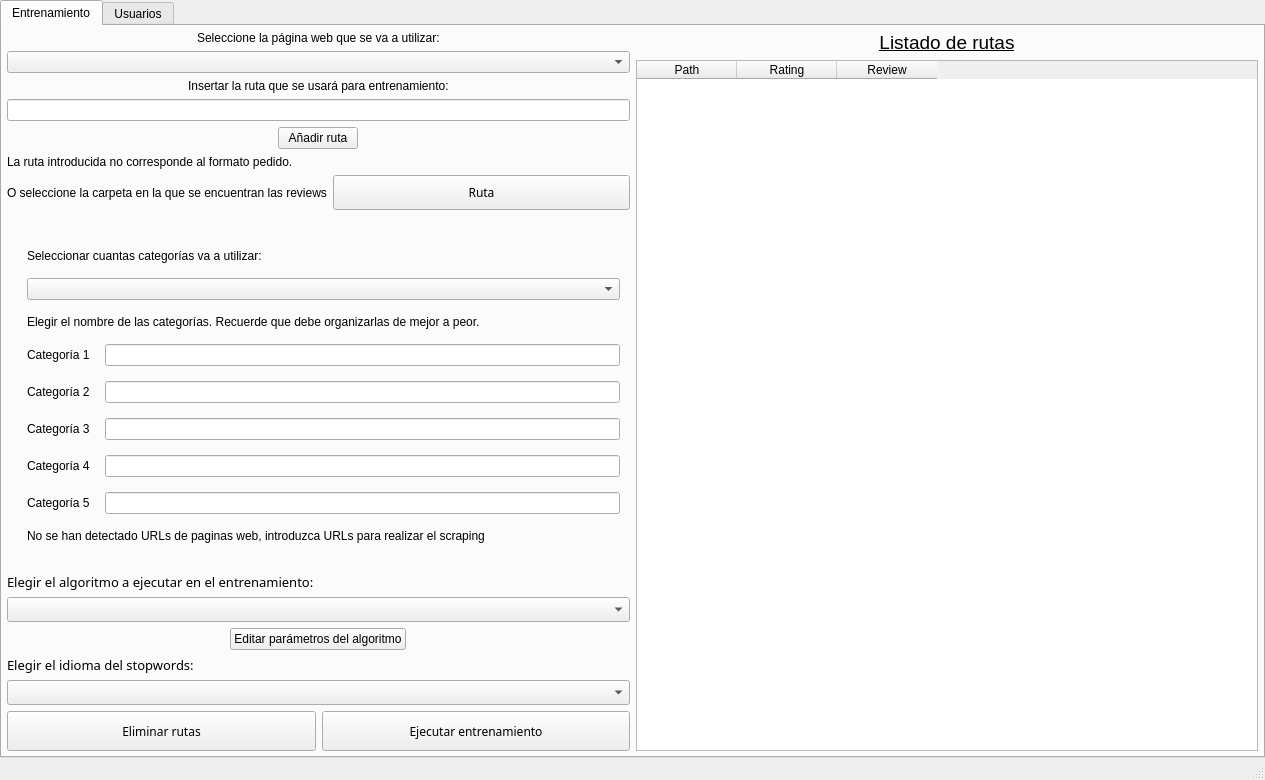
<?xml version="1.0" encoding="UTF-8"?>
<ui version="4.0">
 <class>MainWindow</class>
 <widget class="QMainWindow" name="MainWindow">
  <property name="geometry">
   <rect>
    <x>0</x>
    <y>0</y>
    <width>1265</width>
    <height>780</height>
   </rect>
  </property>
  <property name="windowTitle">
   <string>MainWindow</string>
  </property>
  <widget class="QWidget" name="centralwidget">
   <layout class="QGridLayout" name="gridLayout">
    <property name="leftMargin">
     <number>0</number>
    </property>
    <property name="topMargin">
     <number>0</number>
    </property>
    <property name="rightMargin">
     <number>0</number>
    </property>
    <property name="bottomMargin">
     <number>0</number>
    </property>
    <item row="0" column="0">
     <layout class="QVBoxLayout" name="verticalLayout">
      <item>
       <widget class="QTabWidget" name="tabWidget">
        <property name="currentIndex">
         <number>0</number>
        </property>
        <widget class="QWidget" name="entrenamiento">
         <attribute name="title">
          <string>Entrenamiento</string>
         </attribute>
         <layout class="QGridLayout" name="gridLayout_2">
          <property name="leftMargin">
           <number>5</number>
          </property>
          <property name="topMargin">
           <number>5</number>
          </property>
          <property name="rightMargin">
           <number>5</number>
          </property>
          <property name="bottomMargin">
           <number>5</number>
          </property>
          <item row="0" column="0">
           <layout class="QHBoxLayout" name="horizontalLayout">
            <item>
             <layout class="QVBoxLayout" name="verticalLayout_2">
              <item>
               <layout class="QVBoxLayout" name="verticalLayout_4">
                <item alignment="Qt::AlignHCenter">
                 <widget class="QLabel" name="label_15">
                  <property name="text">
                   <string>Seleccione la página web que se va a utilizar:</string>
                  </property>
                 </widget>
                </item>
                <item>
                 <widget class="QComboBox" name="comboBox_websites"/>
                </item>
                <item alignment="Qt::AlignHCenter">
                 <widget class="QLabel" name="label">
                  <property name="text">
                   <string>Insertar la ruta que se usará para entrenamiento:</string>
                  </property>
                 </widget>
                </item>
                <item>
                 <widget class="QLineEdit" name="lineEdit_URL"/>
                </item>
                <item alignment="Qt::AlignHCenter">
                 <widget class="QPushButton" name="pushButton_addUrl">
                  <property name="text">
                   <string>Añadir ruta</string>
                  </property>
                 </widget>
                </item>
                <item>
                 <widget class="QLabel" name="label_formatError">
                  <property name="text">
                   <string>La ruta introducida no corresponde al formato pedido.</string>
                  </property>
                 </widget>
                </item>
                <item>
                 <layout class="QHBoxLayout" name="horizontalLayout_2">
                  <item>
                   <widget class="QLabel" name="label_28">
                    <property name="text">
                     <string>O seleccione la carpeta en la que se encuentran las reviews</string>
                    </property>
                   </widget>
                  </item>
                  <item alignment="Qt::AlignVCenter">
                   <widget class="QPushButton" name="boton_ruta">
                    <property name="sizePolicy">
                     <sizepolicy hsizetype="Preferred" vsizetype="Fixed">
                      <horstretch>0</horstretch>
                      <verstretch>0</verstretch>
                     </sizepolicy>
                    </property>
                    <property name="minimumSize">
                     <size>
                      <width>0</width>
                      <height>35</height>
                     </size>
                    </property>
                    <property name="font">
                     <font>
                      <family>Questrial</family>
                      <pointsize>9</pointsize>
                     </font>
                    </property>
                    <property name="text">
                     <string>Ruta</string>
                    </property>
                    <property name="icon">
                     <iconset>
                      <normaloff>../../../../../../ProyectoComputacion-1/Imagenes/folder.png</normaloff>../../../../../../ProyectoComputacion-1/Imagenes/folder.png</iconset>
                    </property>
                   </widget>
                  </item>
                 </layout>
                </item>
               </layout>
              </item>
              <item>
               <spacer name="verticalSpacer_2">
                <property name="orientation">
                 <enum>Qt::Vertical</enum>
                </property>
                <property name="sizeHint" stdset="0">
                 <size>
                  <width>20</width>
                  <height>40</height>
                 </size>
                </property>
               </spacer>
              </item>
              <item>
               <layout class="QVBoxLayout" name="verticalLayout_7">
                <property name="spacing">
                 <number>15</number>
                </property>
                <property name="leftMargin">
                 <number>20</number>
                </property>
                <property name="topMargin">
                 <number>10</number>
                </property>
                <property name="rightMargin">
                 <number>10</number>
                </property>
                <item>
                 <widget class="QLabel" name="label_3">
                  <property name="text">
                   <string>Seleccionar cuantas categorías va a utilizar:</string>
                  </property>
                 </widget>
                </item>
                <item>
                 <widget class="QComboBox" name="comboBox_categorias"/>
                </item>
                <item>
                 <widget class="QLabel" name="label_4">
                  <property name="text">
                   <string>Elegir el nombre de las categorías. Recuerde que debe organizarlas de mejor a peor.</string>
                  </property>
                 </widget>
                </item>
                <item>
                 <layout class="QHBoxLayout" name="horizontalLayout_18">
                  <item alignment="Qt::AlignLeft">
                   <widget class="QLabel" name="label_6">
                    <property name="text">
                     <string>Categoría 1</string>
                    </property>
                   </widget>
                  </item>
                  <item>
                   <widget class="QLineEdit" name="lineEdit_cat1"/>
                  </item>
                 </layout>
                </item>
                <item>
                 <layout class="QHBoxLayout" name="horizontalLayout_19">
                  <item>
                   <widget class="QLabel" name="label_11">
                    <property name="text">
                     <string>Categoría 2</string>
                    </property>
                   </widget>
                  </item>
                  <item>
                   <widget class="QLineEdit" name="lineEdit_cat2"/>
                  </item>
                 </layout>
                </item>
                <item>
                 <layout class="QHBoxLayout" name="horizontalLayout_20">
                  <item>
                   <widget class="QLabel" name="label_12">
                    <property name="text">
                     <string>Categoría 3</string>
                    </property>
                   </widget>
                  </item>
                  <item>
                   <widget class="QLineEdit" name="lineEdit_cat3"/>
                  </item>
                 </layout>
                </item>
                <item>
                 <layout class="QHBoxLayout" name="horizontalLayout_21">
                  <item>
                   <widget class="QLabel" name="label_13">
                    <property name="text">
                     <string>Categoría 4</string>
                    </property>
                   </widget>
                  </item>
                  <item>
                   <widget class="QLineEdit" name="lineEdit_cat4"/>
                  </item>
                 </layout>
                </item>
                <item>
                 <layout class="QHBoxLayout" name="horizontalLayout_22">
                  <item>
                   <widget class="QLabel" name="label_14">
                    <property name="text">
                     <string>Categoría 5</string>
                    </property>
                   </widget>
                  </item>
                  <item>
                   <widget class="QLineEdit" name="lineEdit_cat5"/>
                  </item>
                 </layout>
                </item>
                <item>
                 <widget class="QLabel" name="labelError1">
                  <property name="text">
                   <string>No se han detectado URLs de paginas web, introduzca URLs para realizar el scraping</string>
                  </property>
                 </widget>
                </item>
               </layout>
              </item>
              <item>
               <spacer name="verticalSpacer_3">
                <property name="orientation">
                 <enum>Qt::Vertical</enum>
                </property>
                <property name="sizeHint" stdset="0">
                 <size>
                  <width>20</width>
                  <height>40</height>
                 </size>
                </property>
               </spacer>
              </item>
              <item>
               <layout class="QVBoxLayout" name="verticalLayout_16">
                <item>
                 <widget class="QLabel" name="label_37">
                  <property name="sizePolicy">
                   <sizepolicy hsizetype="Preferred" vsizetype="Fixed">
                    <horstretch>0</horstretch>
                    <verstretch>0</verstretch>
                   </sizepolicy>
                  </property>
                  <property name="font">
                   <font>
                    <family>Questrial</family>
                    <pointsize>10</pointsize>
                   </font>
                  </property>
                  <property name="text">
                   <string>Elegir el algoritmo a ejecutar en el entrenamiento:</string>
                  </property>
                 </widget>
                </item>
                <item>
                 <widget class="QComboBox" name="comboBox_algoritmos">
                  <property name="font">
                   <font>
                    <family>Questrial</family>
                    <pointsize>9</pointsize>
                   </font>
                  </property>
                 </widget>
                </item>
                <item alignment="Qt::AlignHCenter">
                 <widget class="QPushButton" name="boton_algoritmos_1">
                  <property name="enabled">
                   <bool>true</bool>
                  </property>
                  <property name="text">
                   <string>Editar parámetros del algoritmo</string>
                  </property>
                 </widget>
                </item>
                <item>
                 <widget class="QLabel" name="label_34">
                  <property name="sizePolicy">
                   <sizepolicy hsizetype="Preferred" vsizetype="Fixed">
                    <horstretch>0</horstretch>
                    <verstretch>0</verstretch>
                   </sizepolicy>
                  </property>
                  <property name="font">
                   <font>
                    <family>Questrial</family>
                    <pointsize>10</pointsize>
                   </font>
                  </property>
                  <property name="text">
                   <string>Elegir el idioma del stopwords:</string>
                  </property>
                 </widget>
                </item>
                <item>
                 <widget class="QComboBox" name="comboBox_stopwords">
                  <property name="font">
                   <font>
                    <family>Questrial</family>
                    <pointsize>9</pointsize>
                   </font>
                  </property>
                 </widget>
                </item>
               </layout>
              </item>
              <item>
               <layout class="QHBoxLayout" name="horizontalLayout_4">
                <item>
                 <widget class="QPushButton" name="boton_clasificador_2">
                  <property name="minimumSize">
                   <size>
                    <width>0</width>
                    <height>40</height>
                   </size>
                  </property>
                  <property name="font">
                   <font>
                    <family>Questrial</family>
                    <pointsize>9</pointsize>
                   </font>
                  </property>
                  <property name="text">
                   <string>Eliminar rutas</string>
                  </property>
                  <property name="icon">
                   <iconset>
                    <normaloff>../../../../../../Daniel/.designer/Imagenes/Execute.png</normaloff>../../../../../../Daniel/.designer/Imagenes/Execute.png</iconset>
                  </property>
                  <property name="iconSize">
                   <size>
                    <width>25</width>
                    <height>25</height>
                   </size>
                  </property>
                 </widget>
                </item>
                <item>
                 <widget class="QPushButton" name="boton_clasificador_">
                  <property name="minimumSize">
                   <size>
                    <width>0</width>
                    <height>40</height>
                   </size>
                  </property>
                  <property name="font">
                   <font>
                    <family>Questrial</family>
                    <pointsize>9</pointsize>
                   </font>
                  </property>
                  <property name="text">
                   <string>Ejecutar entrenamiento</string>
                  </property>
                  <property name="icon">
                   <iconset>
                    <normaloff>../../../../../../Daniel/.designer/Imagenes/Execute.png</normaloff>../../../../../../Daniel/.designer/Imagenes/Execute.png</iconset>
                  </property>
                  <property name="iconSize">
                   <size>
                    <width>25</width>
                    <height>25</height>
                   </size>
                  </property>
                 </widget>
                </item>
               </layout>
              </item>
             </layout>
            </item>
            <item>
             <layout class="QVBoxLayout" name="verticalLayout_3">
              <item>
               <widget class="QLabel" name="label_17">
                <property name="font">
                 <font>
                  <pointsize>14</pointsize>
                  <underline>true</underline>
                 </font>
                </property>
                <property name="text">
                 <string>Listado de rutas</string>
                </property>
                <property name="alignment">
                 <set>Qt::AlignCenter</set>
                </property>
               </widget>
              </item>
              <item>
               <layout class="QHBoxLayout" name="horizontalLayout_26">
                <item>
                 <widget class="QTableWidget" name="tableWidget">
                  <column>
                   <property name="text">
                    <string>Path</string>
                   </property>
                  </column>
                  <column>
                   <property name="text">
                    <string>Rating</string>
                   </property>
                  </column>
                  <column>
                   <property name="text">
                    <string>Review</string>
                   </property>
                  </column>
                 </widget>
                </item>
               </layout>
              </item>
             </layout>
            </item>
           </layout>
          </item>
         </layout>
        </widget>
        <widget class="QWidget" name="usuarios">
         <attribute name="title">
          <string>Usuarios</string>
         </attribute>
         <layout class="QGridLayout" name="gridLayout_3">
          <property name="leftMargin">
           <number>5</number>
          </property>
          <property name="topMargin">
           <number>5</number>
          </property>
          <property name="rightMargin">
           <number>5</number>
          </property>
          <property name="bottomMargin">
           <number>5</number>
          </property>
          <item row="0" column="0">
           <layout class="QHBoxLayout" name="horizontalLayout_5">
            <item>
             <layout class="QVBoxLayout" name="verticalLayout_6">
              <item>
               <layout class="QVBoxLayout" name="verticalLayout_8">
                <item>
                 <widget class="QLabel" name="label_2">
                  <property name="text">
                   <string>Lista de usuarios existentes :</string>
                  </property>
                 </widget>
                </item>
                <item>
                 <widget class="QTableWidget" name="userTable">
                  <column>
                   <property name="text">
                    <string>USERNAME</string>
                   </property>
                  </column>
                 </widget>
                </item>
               </layout>
              </item>
             </layout>
            </item>
            <item>
             <layout class="QVBoxLayout" name="verticalLayout_9">
              <item>
               <layout class="QVBoxLayout" name="verticalLayout_5">
                <item>
                 <widget class="QLabel" name="label_9">
                  <property name="text">
                   <string>Crear nuevo usuario : </string>
                  </property>
                 </widget>
                </item>
                <item>
                 <widget class="QLabel" name="label_5">
                  <property name="text">
                   <string>Rellena los siguientes campos.</string>
                  </property>
                 </widget>
                </item>
                <item>
                 <widget class="QLabel" name="label_10">
                  <property name="text">
                   <string>Nombre de Usuario :</string>
                  </property>
                 </widget>
                </item>
                <item>
                 <widget class="QLineEdit" name="lineEdit_3"/>
                </item>
                <item>
                 <widget class="QLabel" name="user_error">
                  <property name="text">
                   <string>bottomtext</string>
                  </property>
                 </widget>
                </item>
                <item>
                 <widget class="QLabel" name="label_18">
                  <property name="text">
                   <string>Contraseña :</string>
                  </property>
                 </widget>
                </item>
                <item>
                 <widget class="QLineEdit" name="lineEdit_4">
                  <property name="echoMode">
                   <enum>QLineEdit::Password</enum>
                  </property>
                 </widget>
                </item>
                <item>
                 <widget class="QLabel" name="password_error">
                  <property name="text">
                   <string>bottomtext</string>
                  </property>
                 </widget>
                </item>
                <item>
                 <widget class="QPushButton" name="pushButton">
                  <property name="text">
                   <string>Crear usuario nuevo</string>
                  </property>
                 </widget>
                </item>
               </layout>
              </item>
              <item>
               <widget class="QLabel" name="label_7">
                <property name="text">
                 <string>Borrar usuario :</string>
                </property>
               </widget>
              </item>
              <item>
               <widget class="QLabel" name="label_8">
                <property name="text">
                 <string>Selecciona el usuario que quieres eliminar.</string>
                </property>
               </widget>
              </item>
              <item>
               <widget class="QComboBox" name="comboBox"/>
              </item>
              <item>
               <widget class="QPushButton" name="pushButton_2">
                <property name="text">
                 <string>Eliminar usuario</string>
                </property>
               </widget>
              </item>
              <item>
               <spacer name="verticalSpacer">
                <property name="orientation">
                 <enum>Qt::Vertical</enum>
                </property>
                <property name="sizeType">
                 <enum>QSizePolicy::Expanding</enum>
                </property>
                <property name="sizeHint" stdset="0">
                 <size>
                  <width>20</width>
                  <height>40</height>
                 </size>
                </property>
               </spacer>
              </item>
             </layout>
            </item>
           </layout>
          </item>
         </layout>
        </widget>
       </widget>
      </item>
     </layout>
    </item>
   </layout>
  </widget>
  <widget class="QMenuBar" name="menubar">
   <property name="geometry">
    <rect>
     <x>0</x>
     <y>0</y>
     <width>1265</width>
     <height>21</height>
    </rect>
   </property>
  </widget>
  <widget class="QStatusBar" name="statusbar"/>
 </widget>
 <resources/>
 <connections/>
</ui>
